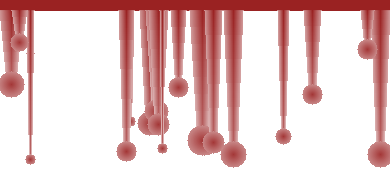
#> input picture packs/drips/drip_blood_pants_wide_v2.png, 390 x 180 px
$ python roblox_shirt_maker.py packs/drips/drip_blood_pants_wide_v2.png
#> lines starting #> are read from the running program, lines starting #| are printed output that depends on the picture; after the words box and inside, x2 and y2 are one past the last pixel; in counts of white or black regions, pixels touching at a corner belong together
#> in create_shirt_template, art is the input picture: PIL image 390x180 RGBA; mean R, G, B, A 49.5, 0, 0, 55
#!/usr/bin/env python3
"""
roblox_shirt_maker.py — Roblox R15 Shirt Template Generator
Takes existing PNG artwork and composites it onto a proper 585x559 Roblox shirt template.

Usage:
  # Single shirt with auto-detected base color
  python roblox_shirt_maker.py art.png

  # Specify base color (hex)
  python roblox_shirt_maker.py art.png --color "#1A1A2E"

  # White shirt
  python roblox_shirt_maker.py art.png --color white

  # Put design on front AND back
  python roblox_shirt_maker.py art.png --front-and-back

  # Scale the design (default 0.85 = 85% of torso_front region)
  python roblox_shirt_maker.py art.png --scale 1.0

  # Batch mode — process all PNGs in a folder
  python roblox_shirt_maker.py --batch ./art_folder/ --color black

  # AI mode — use Gemini to pick colors and describe the design
  python roblox_shirt_maker.py art.png --ai

  # Output to specific folder
  python roblox_shirt_maker.py art.png -o ./output/

Template Layout (585x559):
  ┌─────────────────────────────┐
  │  Torso area (top ~48%)      │
  │  ┌─────┬───────┬─────┬───────┐
  │  │     │ FRONT │     │ BACK  │  ← Main design regions (128x128)
  │  │     │ 231,74│     │427,74 │
  │  └─────┴───────┴─────┴───────┘
  │                               │
  │  Sleeves (bottom ~52%)       │
  │  ┌───────────┬───────────┐   │
  │  │ Right Arm │ Left Arm  │   │
  │  └───────────┴───────────┘   │
  └─────────────────────────────┘
"""

import sys
import os
import json
import subprocess
import argparse
from pathlib import Path
from PIL import Image, ImageDraw, ImageFilter

# ── Template Constants (R15 Standard) ──────────────────────────────────
TEMPLATE_WIDTH = 585
TEMPLATE_HEIGHT = 559

# Region definitions matching rotemplate/constants/templates.ts
SHIRT_REGIONS = {
    # Torso
    "torso_up":    {"x": 231, "y": 8,   "w": 128, "h": 64},
    "torso_right": {"x": 165, "y": 74,  "w": 64,  "h": 128},
    "torso_front": {"x": 231, "y": 74,  "w": 128, "h": 128},  # ← MAIN DESIGN
    "torso_left":  {"x": 361, "y": 74,  "w": 64,  "h": 128},
    "torso_back":  {"x": 427, "y": 74,  "w": 128, "h": 128},  # ← BACK DESIGN
    "torso_down":  {"x": 231, "y": 204, "w": 128, "h": 64},
    # Right Arm
    "rarm_up":    {"x": 217, "y": 289, "w": 64, "h": 64},
    "rarm_left":  {"x": 19,  "y": 355, "w": 64, "h": 128},
    "rarm_back":  {"x": 85,  "y": 355, "w": 64, "h": 128},
    "rarm_right": {"x": 151, "y": 355, "w": 64, "h": 128},
    "rarm_front": {"x": 217, "y": 355, "w": 64, "h": 128},
    "rarm_down":  {"x": 217, "y": 485, "w": 64, "h": 64},
    # Left Arm
    "larm_up":    {"x": 308, "y": 289, "w": 64, "h": 64},
    "larm_front": {"x": 308, "y": 355, "w": 64, "h": 128},
    "larm_left":  {"x": 374, "y": 355, "w": 64, "h": 128},
    "larm_back":  {"x": 440, "y": 355, "w": 64, "h": 128},
    "larm_right": {"x": 506, "y": 355, "w": 64, "h": 128},
    "larm_down":  {"x": 308, "y": 485, "w": 64, "h": 64},
}

# Common shirt colors
COLOR_MAP = {
    "black": "#1A1A2E",
    "white": "#F5F5F5",
    "navy": "#16213E",
    "red": "#E94560",
    "gray": "#424242",
    "grey": "#424242",
    "darkgray": "#212121",
    "charcoal": "#2D2D2D",
    "forest": "#1B4332",
    "burgundy": "#800020",
    "royal": "#0F3460",
    "purple": "#533483",
    "orange": "#FF5722",
    "teal": "#00BCD4",
    "olive": "#556B2F",
    "cream": "#FFFDD0",
    "pink": "#FF69B4",
    "maroon": "#800000",
}

# ── Gemini Integration ─────────────────────────────────────────────────
SCRIPT_DIR = Path(__file__).parent
GEMINI_KEY_PATH = SCRIPT_DIR.parent / "POD_Pipeline" / "gemini_agent.py"

# [72 lines left out: functions get_gemini_key, ai_analyze_for_shirt, hex_to_rgb, not called in this run]

def auto_crop(img):
    """Trim transparent borders from an image."""
    if img.mode != "RGBA":
        img = img.convert("RGBA")
    bbox = img.getbbox()
#> bbox = (0, 0, 390, 168)
    if bbox:
        return img.crop(bbox)
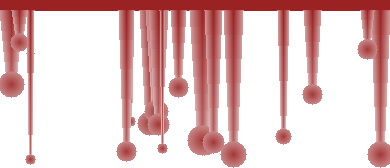
#> returned value: PIL image 390x168 RGBA; mean R, G, B, A 53, 0, 0, 58.9; transparent parts drawn white
#|   Art size (cropped): 390x168
    return img

def dominant_color(img, dark_bias=True):
    """Get the dominant/average edge color from an image for shirt base."""
#> called with dark_bias = True
    if img.mode != "RGBA":
        img = img.convert("RGBA")

    # Sample edges
    w, h = img.size
#> w = 390; h = 168
    pixels = []
    for x in range(w):
        for y in [0, 1, h-2, h-1]:
            p = img.getpixel((x, y))
            if p[3] > 128:  # Non-transparent
                pixels.append(p[:3])
#> after the loop, pixels = 780 items, first 6: (139, 0, 0), (139, 0, 0), (139, 0, 0), (139, 0, 0), (139, 0, 0), (139, 0, 0)
    for y in range(h):
        for x in [0, 1, w-2, w-1]:
            p = img.getpixel((x, y))
            if p[3] > 128:
                pixels.append(p[:3])
#> after the loop, pixels = 871 items, first 6: (139, 0, 0), (139, 0, 0), (139, 0, 0), (139, 0, 0), (139, 0, 0), (139, 0, 0)

    if not pixels:
        # All transparent edges — use dark default
        return (26, 26, 46)  # #1A1A2E

    # Average
    avg_r = sum(p[0] for p in pixels) // len(pixels)
#> avg_r = 139
    avg_g = sum(p[1] for p in pixels) // len(pixels)
#> avg_g = 0
    avg_b = sum(p[2] for p in pixels) // len(pixels)
#> avg_b = 0

    if dark_bias:
        # Darken slightly for better contrast
        avg_r = max(0, avg_r - 30)
#> avg_r = 109
        avg_g = max(0, avg_g - 30)
        avg_b = max(0, avg_b - 30)

    return (avg_r, avg_g, avg_b)

def create_shirt_template(art_path, base_color=None, scale=0.85,
                          front_and_back=False, ai_mode=False,
                          output_path=None):
    """
    Create a Roblox R15 shirt template with art centered on the torso.

    Args:
        art_path: Path to PNG artwork
        base_color: Hex color or name for shirt base (None = auto-detect)
        scale: How much of the 128x128 region to fill (0.0-1.0)
        front_and_back: Put the design on both front and back
        ai_mode: Use Gemini to pick colors
        output_path: Output file path (auto-generated if None)

    Returns:
        Path to the generated template
    """
    print(f"\n🎮 Creating Roblox shirt from: {Path(art_path).name}")

    # Load and crop the artwork
    art = Image.open(art_path).convert("RGBA")
    art = auto_crop(art)
    print(f"  Art size (cropped): {art.size[0]}x{art.size[1]}")

    # AI mode — let Gemini pick the color
    ai_info = None
    if ai_mode:
        print("  🤖 Asking Gemini for shirt recommendations...")
        ai_info = ai_analyze_for_shirt(art_path)
        if ai_info:
            print(f"  📝 {ai_info.get('description', '?')}")
            print(f"  🎨 Suggested color: {ai_info.get('suggested_shirt_color', '?')}")
            print(f"  📛 Suggested name: {ai_info.get('suggested_name', '?')}")
            if not base_color:
                base_color = ai_info.get("suggested_shirt_color", "#1A1A2E")

    # Determine base color
    if base_color:
        if base_color.lower() in COLOR_MAP:
            base_color = COLOR_MAP[base_color.lower()]
        rgb = hex_to_rgb(base_color)
    else:
        rgb = dominant_color(art)
#> rgb = (109, 0, 0)
        base_color = f"#{rgb[0]:02x}{rgb[1]:02x}{rgb[2]:02x}"
#> base_color = '#6d0000'

    print(f"  🎨 Base color: {base_color}")
#|   🎨 Base color: #6d0000

    # Create the template canvas
    template = Image.new("RGBA", (TEMPLATE_WIDTH, TEMPLATE_HEIGHT), (*rgb, 255))
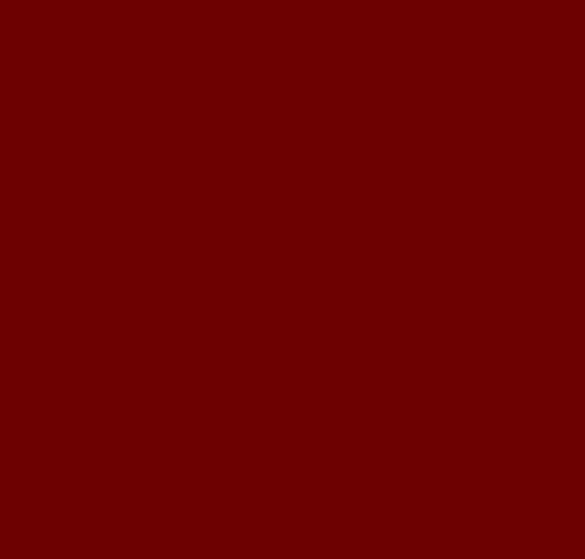
#> template: PIL image 585x559 RGBA; mean R, G, B, A 109, 0, 0, 255

    # Only keep pixels inside the defined regions (transparent outside)
    mask = Image.new("L", (TEMPLATE_WIDTH, TEMPLATE_HEIGHT), 0)
#> mask: PIL image 585x559 L; every value is 0
    mask_draw = ImageDraw.Draw(mask)
    for region in SHIRT_REGIONS.values():
        mask_draw.rectangle(
            [region["x"], region["y"],
             region["x"] + region["w"] - 1, region["y"] + region["h"] - 1],
            fill=255
        )
    template.putalpha(mask)
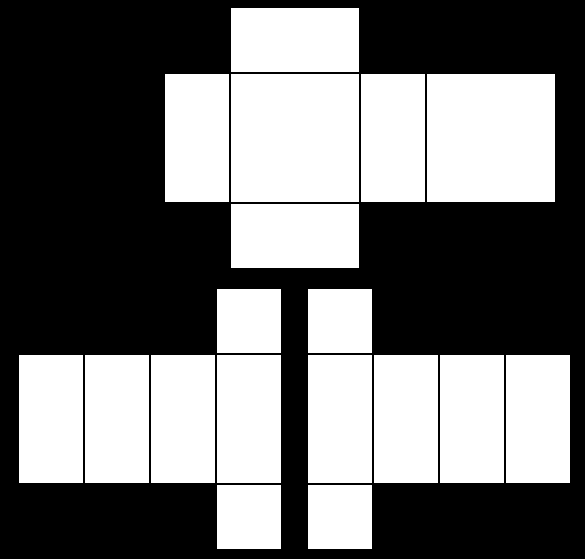
#> mask: PIL image 585x559 L; 45.1% white; 18 white regions, largest, box (x1, y1, x2, y2) and area: (231, 74, 359, 202) 16384, (427, 74, 555, 202) 16384, (231, 8, 359, 72) 8192
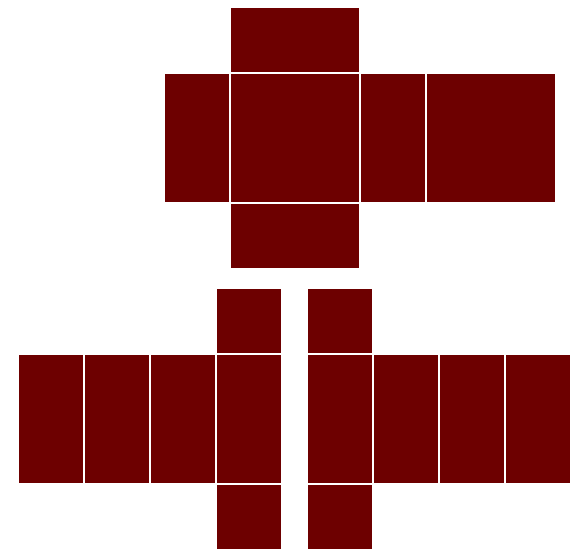
#> template: PIL image 585x559 RGBA; mean R, G, B, A 109, 0, 0, 115; transparent parts drawn white

    # Resize art to fit the torso_front region (128x128) with scale factor
    front = SHIRT_REGIONS["torso_front"]
    target_w = int(front["w"] * scale)
    target_h = int(front["h"] * scale)

    # Maintain aspect ratio
    art_w, art_h = art.size
#> art_w = 390; art_h = 168
    art_aspect = art_w / art_h
#> art_aspect = 2.32
    target_aspect = target_w / target_h

    if art_aspect > target_aspect:
        # Art is wider — fit to width
        new_w = target_w
        new_h = int(new_w / art_aspect)
#> new_h = 46
    else:
        # Art is taller — fit to height
        new_h = target_h
        new_w = int(new_h * art_aspect)

    art_resized = art.resize((new_w, new_h), Image.LANCZOS)
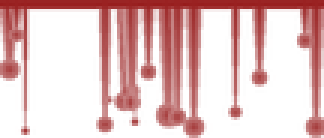
#> art_resized: PIL image 108x46 RGBA (shown 3 times larger); mean R, G, B, A 76.3, 0, 0, 59.6; transparent parts drawn white

    # Center in the torso_front region
    offset_x = front["x"] + (front["w"] - new_w) // 2
    offset_y = front["y"] + (front["h"] - new_h) // 2
#> offset_y = 115

    # Paste with alpha compositing
    template.paste(art_resized, (offset_x, offset_y), art_resized)
    print(f"  ✓ Placed on front: {new_w}x{new_h} at ({offset_x}, {offset_y})")
#|   ✓ Placed on front: 108x46 at (241, 115)

    # Optionally put on back too
    if front_and_back:
        back = SHIRT_REGIONS["torso_back"]
        back_offset_x = back["x"] + (back["w"] - new_w) // 2
        back_offset_y = back["y"] + (back["h"] - new_h) // 2
        template.paste(art_resized, (back_offset_x, back_offset_y), art_resized)
        print(f"  ✓ Placed on back: {new_w}x{new_h} at ({back_offset_x}, {back_offset_y})")

    # Generate output path
    if not output_path:
        stem = Path(art_path).stem
        output_dir = Path(art_path).parent
        output_path = output_dir / f"{stem}_roblox_shirt.png"

    template.save(str(output_path), "PNG")
    print(f"  💾 Saved: {output_path}")
    print(f"  📐 Template: {TEMPLATE_WIDTH}x{TEMPLATE_HEIGHT} (R15 standard)")

    return str(output_path), ai_info

# [42 lines left out: function batch_generate, not called in this run]

# ── CLI ─────────────────────────────────────────────────────────────────
def main():
    parser = argparse.ArgumentParser(description="Generate Roblox R15 shirt templates from PNG artwork")
    parser.add_argument("input", nargs="?", help="PNG file or folder (with --batch)")
    parser.add_argument("--batch", action="store_true", help="Process all PNGs in folder")
    parser.add_argument("--color", "-c", help="Base shirt color (hex or name)")
    parser.add_argument("--scale", "-s", type=float, default=0.85, help="Design scale (0.0-1.0)")
    parser.add_argument("--front-and-back", "-fb", action="store_true", help="Place design on front AND back")
    parser.add_argument("--ai", action="store_true", help="Use Gemini AI to pick colors")
    parser.add_argument("-o", "--output", help="Output path (file or folder for batch)")
    parser.add_argument("--list-colors", action="store_true", help="Show available color names")

    args = parser.parse_args()

    if args.list_colors:
        print("\n🎨 Available color names:")
        for name, hex_val in sorted(COLOR_MAP.items()):
            print(f"  {name:<12} {hex_val}")
        return

    if not args.input:
        parser.print_help()
        return

    if args.batch or os.path.isdir(args.input):
        batch_generate(args.input, args.color, args.scale,
                       args.front_and_back, args.ai, args.output)
    else:
        create_shirt_template(args.input, args.color, args.scale,
                              args.front_and_back, args.ai, args.output)

if __name__ == "__main__":
    main()

$ run again, on packs/drips/drip_blood_wide_v2.png
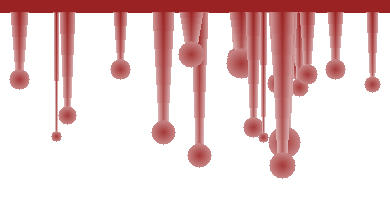
#> input picture packs/drips/drip_blood_wide_v2.png, 390 x 200 px
#> in create_shirt_template, art is the input picture: PIL image 390x200 RGBA; mean R, G, B, A 42.7, 0, 0, 48.4
#> bbox = (0, 0, 390, 179)
#> in auto_crop, `return img.crop(bbox)`:
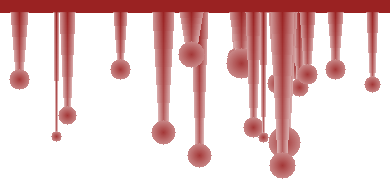
#> returned value: PIL image 390x179 RGBA; mean R, G, B, A 47.7, 0, 0, 54.1; transparent parts drawn white
#|   Art size (cropped): 390x179
#> after the loop in dominant_color, `for x in range(w):`: pixels = 780 items, first 6: (139, 0, 0), (139, 0, 0), (139, 0, 0), (139, 0, 0), (139, 0, 0), (139, 0, 0)
#> after the loop in dominant_color, `for y in range(h):`: pixels = 832 items, first 6: (139, 0, 0), (139, 0, 0), (139, 0, 0), (139, 0, 0), (139, 0, 0), (139, 0, 0)
#> in dominant_color, `avg_r = sum(p[0] for p in pixels) // len(pixels)`: avg_r = 139
#> avg_g = 0
#> in dominant_color, `avg_r = max(0, avg_r - 30)`: avg_r = 109
#> rgb = (109, 0, 0)
#> base_color = '#6d0000'
#|   🎨 Base color: #6d0000
#> in create_shirt_template, `art_resized = art.resize((new_w, new_h), Image.LANCZOS)`:
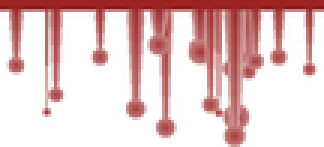
#> art_resized: PIL image 108x49 RGBA (shown 3 times larger); mean R, G, B, A 69.4, 0, 0, 54.7; transparent parts drawn white
#|   ✓ Placed on front: 108x49 at (241, 113)

$ run again, on packs/drips/drip_blue_pants_wide_v1.png
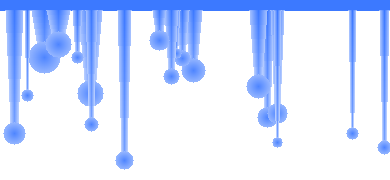
#> input picture packs/drips/drip_blue_pants_wide_v1.png, 390 x 180 px
#> in create_shirt_template, art is the input picture: PIL image 390x180 RGBA; mean R, G, B, A 8.9, 29.6, 75.5, 46.3
#> bbox = (0, 0, 390, 170)
#> in auto_crop, `return img.crop(bbox)`:
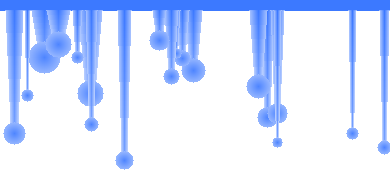
#> returned value: PIL image 390x170 RGBA; mean R, G, B, A 9.4, 31.3, 79.9, 49.1; transparent parts drawn white
#|   Art size (cropped): 390x170
#> after the loop in dominant_color, `for x in range(w):`: pixels = 780 items, first 6: (30, 100, 255), (30, 100, 255), (30, 100, 255), (30, 100, 255), (30, 100, 255), (30, 100, 255)
#> after the loop in dominant_color, `for y in range(h):`: pixels = 839 items, first 6: (30, 100, 255), (30, 100, 255), (30, 100, 255), (30, 100, 255), (30, 100, 255), (30, 100, 255)
#> in dominant_color, `avg_r = sum(p[0] for p in pixels) // len(pixels)`: avg_r = 30
#> in dominant_color, `avg_g = sum(p[1] for p in pixels) // len(pixels)`: avg_g = 100
#> in dominant_color, `avg_b = sum(p[2] for p in pixels) // len(pixels)`: avg_b = 255
#> in dominant_color, `avg_r = max(0, avg_r - 30)`: avg_r = 0
#> in dominant_color, `avg_g = max(0, avg_g - 30)`: avg_g = 70
#> in dominant_color, `avg_b = max(0, avg_b - 30)`: avg_b = 225
#> rgb = (0, 70, 225)
#> base_color = '#0046e1'
#|   🎨 Base color: #0046e1
#> in create_shirt_template, `art_resized = art.resize((new_w, new_h), Image.LANCZOS)`:
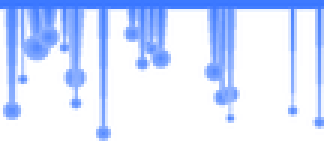
#> art_resized: PIL image 108x47 RGBA (shown 3 times larger); mean R, G, B, A 11.5, 46.3, 123.1, 49.7; transparent parts drawn white
#|   ✓ Placed on front: 108x47 at (241, 114)

$ run again, on packs/drips/drip_blue_pants_wide_v2.png
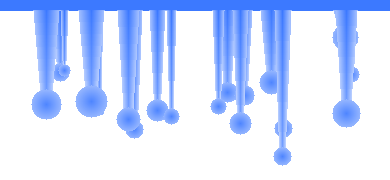
#> input picture packs/drips/drip_blue_pants_wide_v2.png, 390 x 180 px
#> in create_shirt_template, art is the input picture: PIL image 390x180 RGBA; mean R, G, B, A 10.1, 33.8, 86.1, 52.6
#> bbox = (0, 0, 390, 166)
#> in auto_crop, `return img.crop(bbox)`:
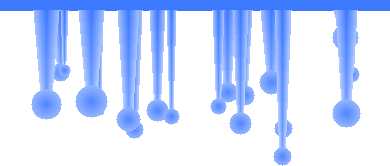
#> returned value: PIL image 390x166 RGBA; mean R, G, B, A 11, 36.6, 93.3, 57; transparent parts drawn white
#|   Art size (cropped): 390x166
#> after the loop in dominant_color, `for x in range(w):`: pixels = 780 items, first 6: (30, 100, 255), (30, 100, 255), (30, 100, 255), (30, 100, 255), (30, 100, 255), (30, 100, 255)
#> after the loop in dominant_color, `for y in range(h):`: pixels = 824 items, first 6: (30, 100, 255), (30, 100, 255), (30, 100, 255), (30, 100, 255), (30, 100, 255), (30, 100, 255)
#> in dominant_color, `avg_r = sum(p[0] for p in pixels) // len(pixels)`: avg_r = 30
#> in dominant_color, `avg_g = sum(p[1] for p in pixels) // len(pixels)`: avg_g = 100
#> in dominant_color, `avg_b = sum(p[2] for p in pixels) // len(pixels)`: avg_b = 255
#> in dominant_color, `avg_r = max(0, avg_r - 30)`: avg_r = 0
#> in dominant_color, `avg_g = max(0, avg_g - 30)`: avg_g = 70
#> in dominant_color, `avg_b = max(0, avg_b - 30)`: avg_b = 225
#> rgb = (0, 70, 225)
#> base_color = '#0046e1'
#|   🎨 Base color: #0046e1
#> in create_shirt_template, `art_resized = art.resize((new_w, new_h), Image.LANCZOS)`:
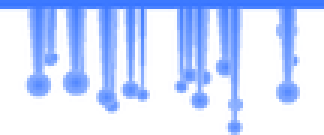
#> art_resized: PIL image 108x45 RGBA (shown 3 times larger); mean R, G, B, A 12.9, 50.7, 134.4, 57.6; transparent parts drawn white
#|   ✓ Placed on front: 108x45 at (241, 115)
